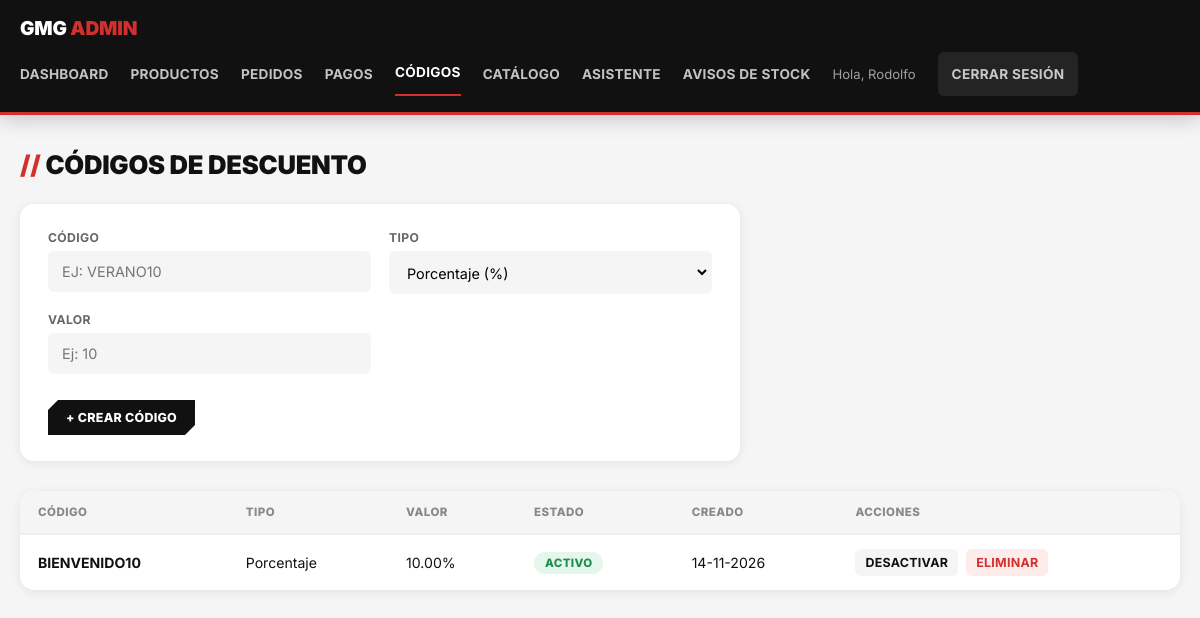
Page /admin/codigos.php (signed in) on the committed database.
### tables this page shows
CREATE TABLE codigos_descuento (
  id_codigo      INT UNSIGNED  NOT NULL AUTO_INCREMENT,
  codigo         VARCHAR(30)   NOT NULL,
  tipo           ENUM('porcentaje','monto') NOT NULL DEFAULT 'porcentaje',
  valor          DECIMAL(10,2) NOT NULL,
  activo         TINYINT(1)    NOT NULL DEFAULT 1,
  vigente_hasta  DATE          NULL COMMENT 'NULL = sin fecha de término',
  creado_en      DATETIME      NOT NULL DEFAULT CURRENT_TIMESTAMP,
  PRIMARY KEY (id_codigo),
  CONSTRAINT uq_codigos_codigo UNIQUE (codigo),
  CONSTRAINT ck_codigos_valor CHECK (valor > 0),
  CONSTRAINT ck_codigos_porcentaje CHECK (tipo <> 'porcentaje' OR valor <= 100)
);

### backend/auth.php (called while the page is built, shortened)
<?php
function nombreAdminActual() {
    return isset($_SESSION['admin_nombre']) ? $_SESSION['admin_nombre'] : 'Administrador';
}

### admin/codigos.php (the view, shortened to what this page needs)
<?php
require_once '../backend/auth.php';
require_once '../backend/config.php';
$codigos = [];
$r = $conexion->query("SELECT id_codigo AS id, codigo, tipo, valor, activo, vigente_hasta, creado_en FROM codigos_descuento ORDER BY creado_en DESC");
if ($r) {
    while ($fila = $r->fetch_assoc()) {
        $codigos[] = $fila;
    }
}
?>
<!DOCTYPE html>
<html lang="es">
<head>
    <link rel="stylesheet" href="../css/style.css?v=<?php echo time(); ?>">
    <link rel="stylesheet" href="../css/admin.css?v=<?php echo time(); ?>">
</head>
<body class="admin-body">
    <div class="admin-topbar">
        <div class="container">
            <div class="admin-brand">GMG <span>Admin</span></div>
            <nav class="admin-nav">
<?php require_once '../backend/admin_ui.php'; gmgAdminEnlaces('codigos'); ?>
                <span class="admin-user">Hola, <?php echo htmlspecialchars(nombreAdminActual()); ?></span>
                <a href="../logout.php" class="admin-logout">Cerrar sesión</a>
            </nav>
        </div>
    </div>
    <main class="admin-main">
        <div class="container">
            <div class="admin-heading">
                <h1>Códigos de descuento</h1>
            </div>
            <form class="admin-form" method="POST" action="codigos.php" style="margin-bottom:30px;">
                <div class="form-grid">
                    <div>
                        <label for="codigo">Código</label>
                        <input type="text" id="codigo" name="codigo" placeholder="Ej: VERANO10" required style="text-transform:uppercase;">
                    </div>
                    <div>
                        <label for="tipo">Tipo</label>
                        <select id="tipo" name="tipo">
                            <option value="porcentaje">Porcentaje (%)</option>
                        </select>
                    </div>
                    <div>
                        <label for="valor">Valor</label>
                        <input type="number" id="valor" name="valor" min="1" step="1" required placeholder="Ej: 10">
                    </div>
                    <div class="form-actions">
                        <button type="submit" class="btn-admin">+ Crear código</button>
                    </div>
                </div>
            </form>
            <div class="admin-panel">
                <div class="admin-table-wrap">
                    <?php if (count($codigos) === 0): ?>
                        <p class="admin-empty">No hay códigos de descuento creados todavía.</p>
                    <?php else: ?>
                        <table class="admin-table">
                            <thead>
                                <tr>
                                    <th>Código</th>
                                    <th>Tipo</th>
                                    <th>Valor</th>
                                    <th>Estado</th>
                                    <th>Creado</th>
                                    <th>Acciones</th>
                                </tr>
                            </thead>
                            <tbody>
                                <?php foreach ($codigos as $c): ?>
                                <tr>
                                    <td><strong><?php echo htmlspecialchars($c['codigo']); ?></strong></td>
                                    <td><?php echo $c['tipo'] === 'porcentaje' ? 'Porcentaje' : 'Monto fijo'; ?></td>
                                    <td><?php echo $c['tipo'] === 'porcentaje' ? htmlspecialchars($c['valor']) . '%' : '$' . number_format($c['valor'], 0, ',', '.'); ?></td>
                                    <td>
                                        <?php if ((int)$c['activo'] === 1): ?>
                                            <span class="badge badge-aprobado">Activo</span>
                                        <?php else: ?>
                                            <span class="badge badge-rechazado">Inactivo</span>
                                        <?php endif; ?>
                                    </td>
                                    <td><?php echo htmlspecialchars(date('d-m-Y', strtotime($c['creado_en']))); ?></td>
                                    <td>
                                        <div class="table-actions">
                                            <form method="POST" action="codigos.php">
                                                <button type="submit" class="link-editar"><?php echo (int)$c['activo'] === 1 ? 'Desactivar' : 'Activar'; ?></button>
                                            </form>
                                            <form method="POST" action="codigos.php" onsubmit="return confirm('¿Eliminar este código de descuento?');">
                                                <button type="submit" class="link-eliminar">Eliminar</button>
                                            </form>
                                        </div>
                                    </td>
                                </tr>
                                <?php endforeach; ?>
                            </tbody>
                        </table>
                    <?php endif; ?>
                </div>
            </div>
        </div>
    </main>
</body>
</html>

### css/style.css (style rules this page uses)
:root { --color-principal: #111111; --color-acento: #D32F2F; --color-fondo: #FFFFFF; --color-secundario: #F5F5F5; --color-whatsapp: #25D366; --color-mercadopago: #009EE3; --radius-sm: 6px; --radius-md: 14px; --radius-lg: 22px; --shadow-sm: 0 2px 10px rgba(17, 17, 17, 0.08); --shadow-md: 0 10px 28px rgba(17, 17, 17, 0.12); --shadow-lg: 0 20px 50px rgba(17, 17, 17, 0.22); --transition: 0.25s ease; --cut-btn: polygon(10px 0, 100% 0, 100% calc(100% - 10px), calc(100% - 10px) 100%, 0 100%, 0 10px); }
* { margin: 0; padding: 0; box-sizing: border-box; font-family: 'Inter', 'Segoe UI', Tahoma, Geneva, Verdana, sans-serif; }
html { overflow-x: hidden; scroll-behavior: smooth; }
body { background-color: var(--color-secundario); color: var(--color-principal); display: flex; flex-direction: column; min-height: 100vh; overflow-x: hidden; -webkit-font-smoothing: antialiased; }
main { flex-grow: 1; }
.container { width: 100%; max-width: 1200px; margin: 0 auto; padding: 0 20px; }
nav a { color: var(--color-fondo); text-decoration: none; font-weight: 700; font-size: 0.85rem; text-transform: uppercase; letter-spacing: 0.04em; transition: color 0.3s; }
nav a { display: inline-flex; align-items: center; min-height: 44px; }
body { padding-bottom: 0; }

### rows in the picture
codigos_descuento: codigo "BIENVENIDO10", tipo "Porcentaje", valor "10.00", activo "ACTIVO", creado_en "14-11-2026"

### other values in the picture
gmgAdminH($datos[1]) "DASHBOARD"
gmgAdminH($datos[1]) "PRODUCTOS"
gmgAdminH($datos[1]) "PEDIDOS"
gmgAdminH($datos[1]) "PAGOS"
gmgAdminH($datos[1]) "CÓDIGOS"
gmgAdminH($datos[1]) "CATÁLOGO"
gmgAdminH($datos[1]) "ASISTENTE"
gmgAdminH($datos[1]) "AVISOS DE STOCK"
nombreAdminActual() "Rodolfo"
